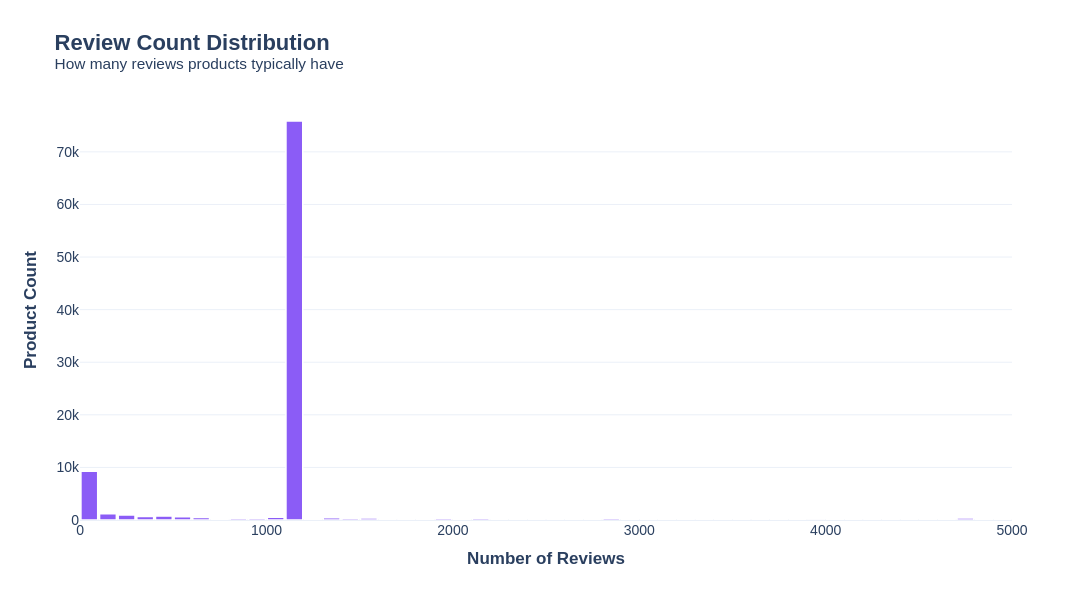

The code cell stored with this chart in its notebook:
### Code cell
# 📝 Review Count Distribution
print("=" * 80)
print("📝 REVIEW COUNT DISTRIBUTION ANALYSIS")
print("=" * 80)

# Create review count bins
df_clean['Review_Bin'] = pd.cut(df_clean['Review_Count'], 
                                  bins=[0, 100, 500, 1000, 5000, float('inf')],
                                  labels=['0-100', '100-500', '500-1K', '1K-5K', '5K+'])

review_distribution = df_clean['Review_Bin'].value_counts().sort_index()

# Create histogram
fig = px.histogram(
    df_clean[df_clean['Review_Count'] <= 5000],  # Filter for better visibility
    x='Review_Count',
    nbins=50,
    title="<b>Review Count Distribution</b><br><sup>How many reviews products typically have</sup>",
    color_discrete_sequence=['#8B5CF6'],
    width=1100,
    height=600
)

fig.update_layout(
    font_family="Arial",
    font_size=14,
    title_font_size=22,
    xaxis_title="<b>Number of Reviews</b>",
    yaxis_title="<b>Product Count</b>",
    plot_bgcolor='white',
    bargap=0.1
)

fig.update_traces(
    marker_line_color='white',
    marker_line_width=1.5
)

fig.show()

# Print insights
print(f"\n📊 REVIEW COUNT INSIGHTS:")
print("-" * 60)
for bin_name, count in review_distribution.items():
    percentage = (count / len(df_clean)) * 100
    bar = '█' * int(percentage / 2)
    print(f"   {bin_name:10} reviews: {count:7,} products ({percentage:5.2f}%) {bar}")

print(f"\n💡 KEY STATISTICS:")
print(f"   📊 Total products: {len(df_clean):,}")
print(f"   📝 Average reviews: {df_clean['Review_Count'].mean():.0f}")
print(f"   📝 Median reviews: {df_clean['Review_Count'].median():.0f}")
print(f"   📝 Max reviews: {df_clean['Review_Count'].max():,}")
print(f"   📝 Min reviews: {df_clean['Review_Count'].min()}")

# Most reviewed products
print(f"\n🔥 TOP 5 MOST REVIEWED PRODUCTS:")
top_reviewed = df_clean.nlargest(5, 'Review_Count')[['product_name', 'Category', 'Review_Count', 'Rating']]
for idx, row in top_reviewed.iterrows():
    product = row['product_name'][:40] + '...' if len(str(row['product_name'])) > 40 else row['product_name']
    print(f"   📦 {product}")
    print(f"      Category: {row['Category']} | Reviews: {row['Review_Count']:,} | Rating: {row['Rating']}⭐")

### Figure 1 — Plotly figure (JSON) as saved in the notebook; plotly's stock layout.template omitted (floating-point values rounded to 4 significant figures; data arrays with more than 128 entries replaced by an {"elided": "..."} marker saying what was removed)
{"data": [{"bingroup": "x", "hovertemplate": "Review_Count=%{x}<br>count=%{y}<extra></extra>", "legendgroup": "", "marker": {"color": "#8B5CF6", "line": {"color": "white", "width": 1.5}, "pattern": {"shape": ""}}, "name": "", "nbinsx": 50, "orientation": "v", "showlegend": false, "type": "histogram", "x": {"elided": "98444 int values"}, "xaxis": "x", "yaxis": "y"}], "layout": {"bargap": 0.1, "barmode": "relative", "font": {"family": "Arial", "size": 14}, "height": 600, "legend": {"tracegroupgap": 0}, "plot_bgcolor": "white", "title": {"font": {"size": 22}, "text": "<b>Review Count Distribution</b><br><sup>How many reviews products typically have</sup>"}, "width": 1100, "xaxis": {"anchor": "y", "domain": [0, 1], "title": {"text": "<b>Number of Reviews</b>"}}, "yaxis": {"anchor": "x", "domain": [0, 1], "title": {"text": "<b>Product Count</b>"}}}}
